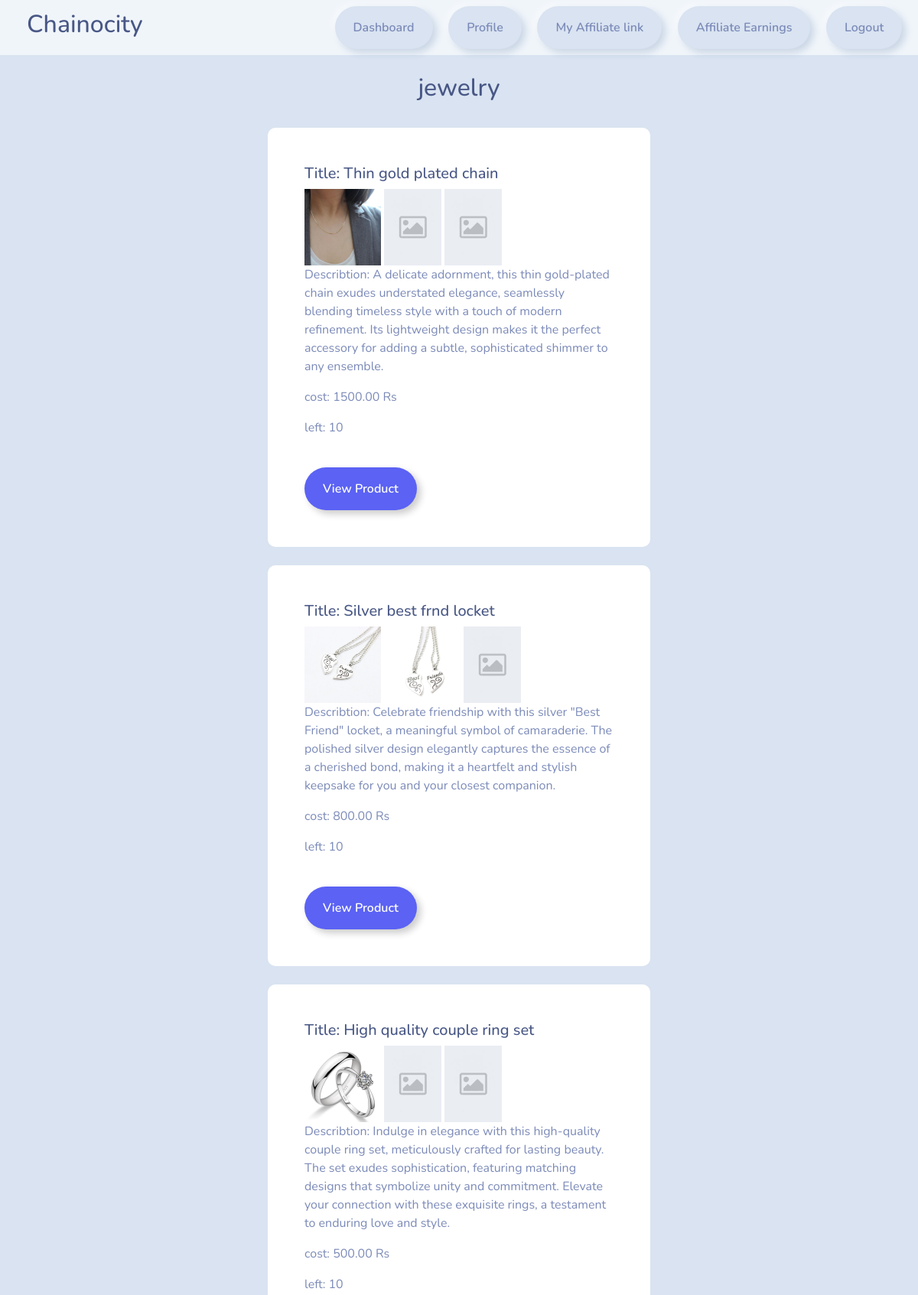
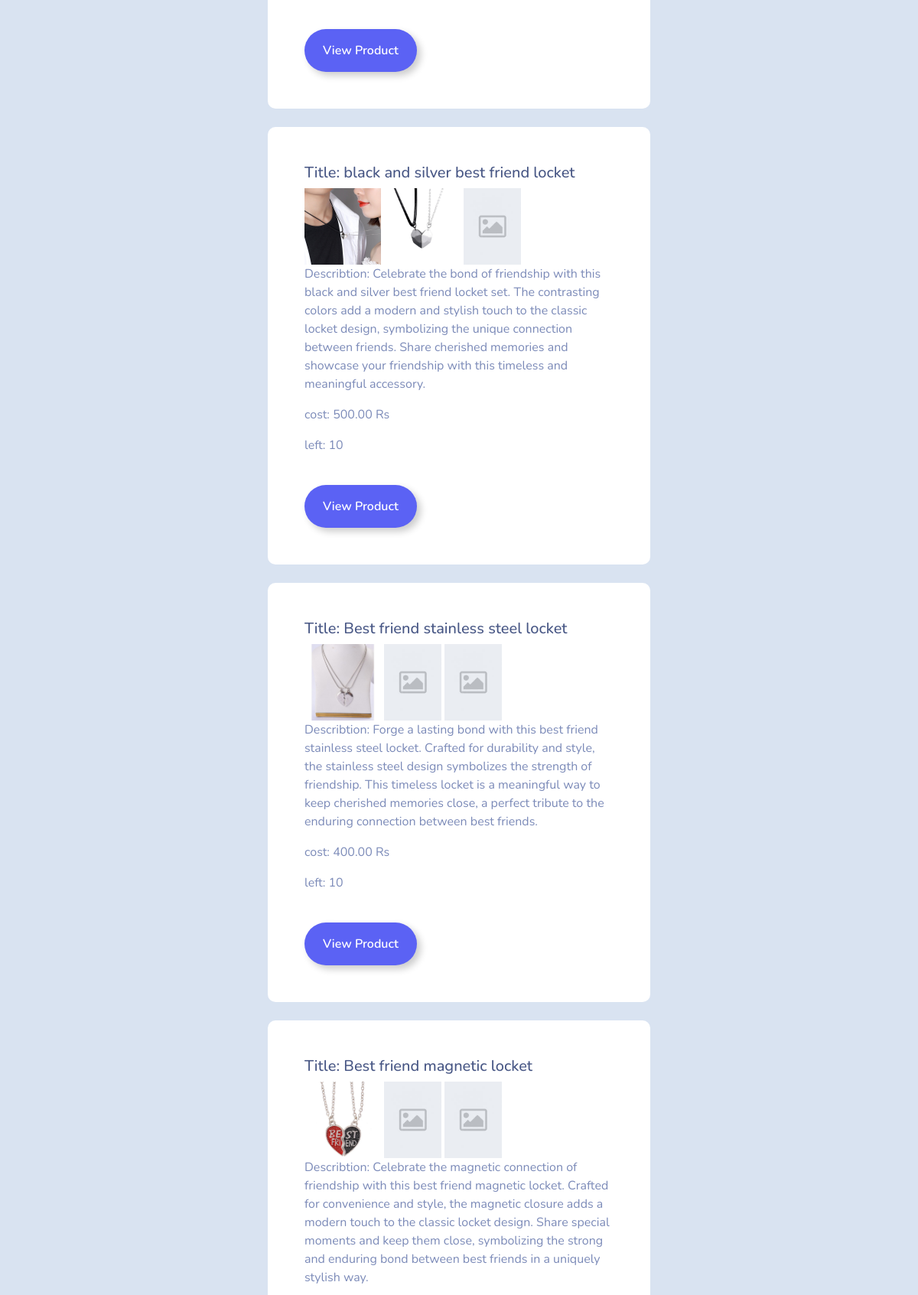
The app's page /category/jewelry/ (signed in, upper part) with its own data (2 pictures, top to bottom).
### myapp/models.py (models this page shows, shortened)
class Category(models.Model):
    name=models.CharField(max_length=100)

class Product(models.Model):
    p_title = models.CharField(max_length=85)
    p_price = models.DecimalField(max_digits=10, decimal_places=2)
    p_desc = models.TextField()
    p_stock = models.PositiveIntegerField()
    category = models.ForeignKey(Category, on_delete=models.CASCADE,null=True)
    p_image = models.ImageField(upload_to='product_images/', null=True, blank=True, default='default_p.jpg')
    p_image2 = models.ImageField(upload_to='product_images/', null=True, blank=True, default='default_p.jpg')
    p_image3 = models.ImageField(upload_to='product_images/', null=True, blank=True, default='default_p.jpg')
    date_posted = models.DateTimeField(auto_now_add=True)

### myapp/views.py (the view)
# urls.py: path('category/<str:ct>/',views.category, name="category"),
@login_required(login_url='my_login')
def category(request,ct):
	ct=ct.replace('-',' ')
	try:
		category = Category.objects.get(name=ct)
		products = Product.objects.filter(category=category)
		context={'products': products, 'category':category}
		return render(request,'category.html' ,context=context)
	except:
		return redirect('dashboard')

### templates/category.html (shortened to what this page needs)
{% load static %}
<!DOCTYPE html>
<html lang="en">
<head>
  <link rel="stylesheet" type="text/css" href="https://bootswatch.com/5/morph/bootstrap.min.css" >
  <link rel="stylesheet" type="text/css" href="{% static 'css/styles.css' %}" >
</head>
<body>
  {% include 'base.html' %}
  <br>
  <h2 class="text-center">{{category.name}} </h2>
  <br>
  {% for product in products %}
  <div class="container bg-white shadow-md p-5 form_layout">
          <h5>Title: {{product.p_title}}</h5>
          {% if product.p_image %}
      <img src="{{ product.p_image.url }}" alt="" style="max-width:100px ; max-height:100px ;">
    {% endif %}
    {% if product.p_image2 %}
    <img src="{{ product.p_image2.url }}" alt="" style="max-width:100px ; max-height:100px ;">
  {% endif %}
  {% if product.p_image3 %}
      <img src="{{ product.p_image3.url }}" alt="" style="max-width:100px ; max-height:100px ;">
    {% endif %}
          <p>Describtion: {{product.p_desc}}</p>
          <p>cost: {{product.p_price}} Rs</p>
          <p>left: {{product.p_stock}}</p>
          <br>
          <a href="{% url 'product' pk=product.id %}">
            <button type="button" class="btn btn-outline-info">View Product</button>
          </a>
          <br>
    </div>
    <br>
    {% endfor %}
</body>
</html>

### static/css/styles.css (style rules this page uses)
.form_layout { width: 500px; border-radius: 10px; }

### records on screen
Category: name "jewelry"
Product: p_title "Thin gold plated chain", p_image (picture), p_image2 (placeholder picture), p_image3 (placeholder picture), p_desc "A delicate adornment, this thin gold-plated chain exudes understated elegance, seamlessly blending timeless style with a touch of modern refinement. Its lightweight design makes it the perfect accessory for adding a subtle, sophisticated shimmer to any ensemble.", p_price "1500.00", p_stock "10"
Product: p_title "Silver best frnd locket", p_image (picture), p_image2 (picture), p_image3 (placeholder picture), p_desc "Celebrate friendship with this silver \"Best Friend\" locket, a meaningful symbol of camaraderie. The polished silver design elegantly captures the essence of a cherished bond, making it a heartfelt and stylish keepsake for you and your closest companion.", p_price "800.00", p_stock "10"
Product: p_title "High quality couple ring set", p_image (picture), p_image2 (placeholder picture), p_image3 (placeholder picture), p_desc "Indulge in elegance with this high-quality couple ring set, meticulously crafted for lasting beauty. The set exudes sophistication, featuring matching designs that symbolize unity and commitment. Elevate your connection with these exquisite rings, a testament to enduring love and style.", p_price "500.00", p_stock "10"
Product: p_title "black and silver best friend locket", p_image (picture), p_image2 (picture), p_image3 (placeholder picture), p_desc "Celebrate the bond of friendship with this black and silver best friend locket set. The contrasting colors add a modern and stylish touch to the classic locket design, symbolizing the unique connection between friends. Share cherished memories and showcase your friendship with this timeless and meaningful accessory.", p_price "500.00", p_stock "10"
Product: p_title "Best friend stainless steel locket", p_image (picture), p_image2 (placeholder picture), p_image3 (placeholder picture), p_desc "Forge a lasting bond with this best friend stainless steel locket. Crafted for durability and style, the stainless steel design symbolizes the strength of friendship. This timeless locket is a meaningful way to keep cherished memories close, a perfect tribute to the enduring connection between best friends.", p_price "400.00", p_stock "10"
Product: p_title "Best friend magnetic locket", p_image (picture), p_image2 (placeholder picture), p_image3 (placeholder picture), p_desc "Celebrate the magnetic connection of friendship with this best friend magnetic locket. Crafted for convenience and style, the magnetic closure adds a modern touch to the classic locket design. Share special moments and keep them close, symbolizing the strong and enduring bond between best friends in a uniquely stylish way."
